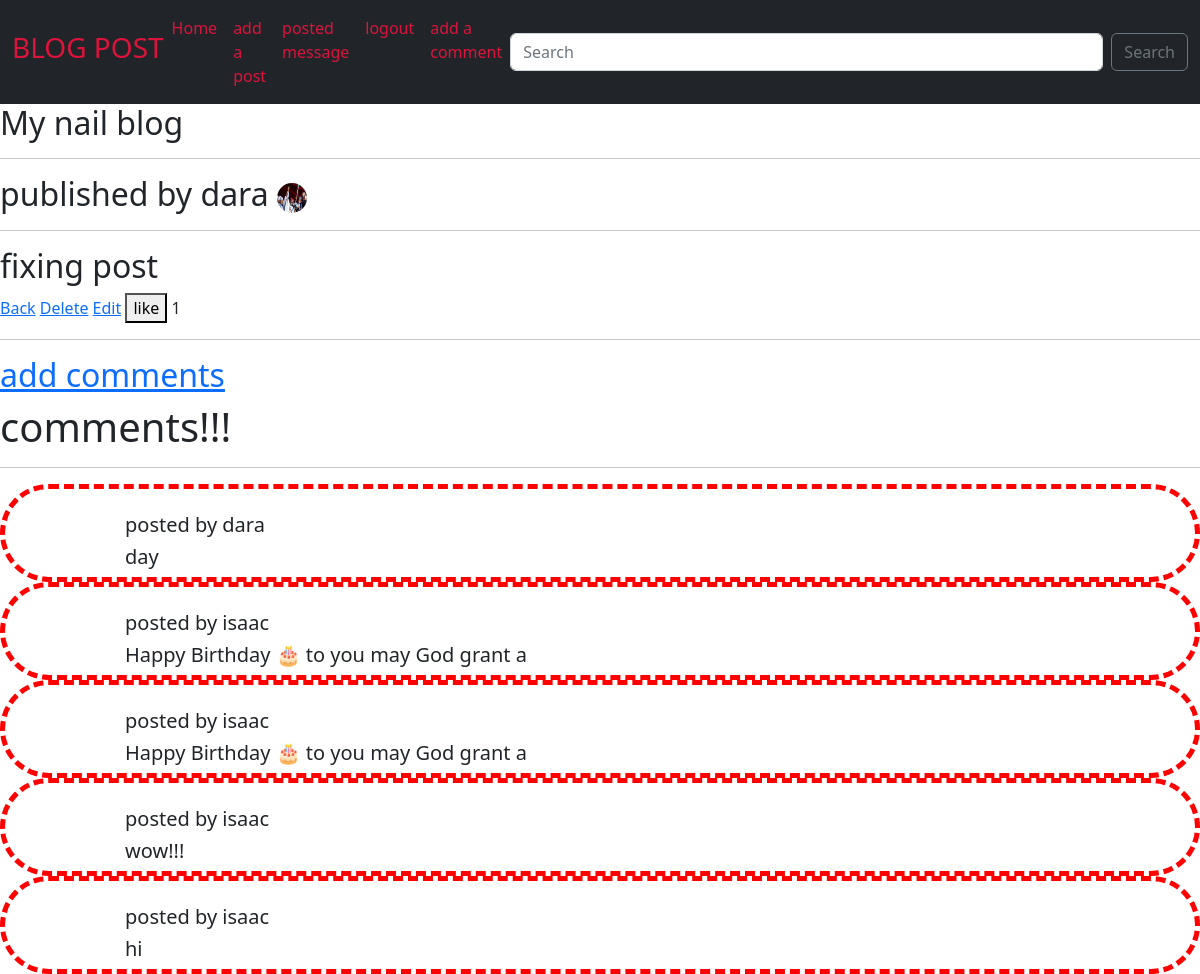
Screenshot of /messages/6/ (signed in) with the database file from the repository.
### posts/models.py (models this page shows, shortened)
class Message(models.Model):
    author = models.ForeignKey(user, on_delete=models.CASCADE)
    title = models.CharField(max_length=100)
    message = models.TextField(max_length=1000)
    created_at = models.DateTimeField(auto_now_add=True)
    picture = models.ImageField(upload_to="image/", blank=True, null=True)
    likes = models.ManyToManyField(user, related_name="likes")
    def num_of_likes(self):
        return self.likes.count()

class Comment(models.Model):
    author = models.ForeignKey("auth.User", on_delete=models.CASCADE)
    message = models.CharField(max_length=40)
    post = models.ForeignKey(Message, related_name="name", on_delete=models.CASCADE)

### posts/views.py (the view)
# urls.py: path("messages/<int:pk>/", MessageDetailView.as_view(), name="message_detail"),
class MessageDetailView(LoginRequiredMixin, DetailView):
    model = Message
    template_name = "posts/message_detail.html"
    context_object_name = "post"

### posts/templates/posts/message_detail.html
{% extends "base.html" %}
{% block content %}
<body>
<h2>{{post.title}}</h2>
{% load static %}
<link rel="stylesheet" href="{% static 'css/detail.css' %}">
<hr>
<h2> published by {{post.author}} <img src="{{post.picture.url}}" alt="image" width="30" height="30" style="border-radius: 100px"></h2>
<hr>
<h2>{{post.message}}</h2>
<a href="{% url 'messages' %}">Back</a>
{% if user.is_authenticated %}
<a href="{% url 'messages_delete' post.id %}">Delete</a>
<a href="{% url 'messages_edit' post.id%}">Edit</a>
{% endif %}
<a href="{% url 'likes' post.pk %}"><button>like</button></a>
{{post.num_of_likes}}
<hr>
<h2><a href="{% url 'add comments' %}">add comments</a></h2>
<h1>comments!!!</h1>
<hr>
{% for messages in post.name.all %}
<div class="comments">
<br>
<h5>posted by {{ messages.author }}</h5>
<h5>{{ messages.message }}</h5>
</div>
{% endfor %}
{% endblock content %}

### templates/base.html (shortened to what this page needs)
<!DOCTYPE html>
<html lang="en">
<head>
    <link href="https://cdn.jsdelivr.net/npm/bootstrap@5.2.2/dist/css/bootstrap.min.css" rel="stylesheet"
>
    <nav class="navbar navbar-expand-lg bg-dark">
        <div class="container-fluid">
          <h3 style="color: crimson;">BLOG POST</h3>
          <div class="collapse navbar-collapse" id="navbarSupportedContent">
            <ul class="navbar-nav me-auto mb-2 mb-lg-0">
              <li class="nav-item">
                <a class="nav-link active" aria-current="page" href="{% url 'home' %}" style="color: crimson;">Home</a>
              </li>
              <li class="nav-item">
                <a class="nav-link" href="{% url 'message_create' %}" style="color: crimson;">add a post</a>
              </li>
              <li class="nav-item">
                <a class="nav-link" href="{% url 'messages' %}" style="color: crimson;">posted message</a>
              </li>
              <li class="nav-item">
                {% if user.is_authenticated %}
                  <a class="nav-link" href="{% url 'logout' %}" style="color: crimson;">logout</a>
                {% else %}
                  <a class="nav-link" href="{% url 'login' %}" style="color: crimson;">login</a>
                {% endif %}
              </li>
              <li class="nav-item">
                <a class="nav-link"  href="{% url 'add comments' %}" style="color: crimson;">add a comment</a>
              </li>
            </ul>
              <input class="form-control me-2" type="search" placeholder="Search" aria-label="Search" name="searched">
              <button class="btn btn-outline-secondary bg-dark" type="submit" >Search</button>
          </div>
        </div>
      </nav>
</head>
<body>
    {% block content %}
    {% endblock %}
</body>
</html>

### static/css/detail.css (style rules this page uses)
.comments { border: 5px dashed red; border-radius: 100px; padding-left: 10%; }

### rows the page displays
Message: title "My nail blog", author "dara", picture (picture), message "fixing post", num_of_likes "1"
Comment: author "dara", message "day"
Comment: author "isaac", message "Happy Birthday 🎂 to you may God grant a"
Comment: author "isaac", message "Happy Birthday 🎂 to you may God grant a"
Comment: author "isaac", message "wow!!!"
Comment: author "isaac", message "hi"
